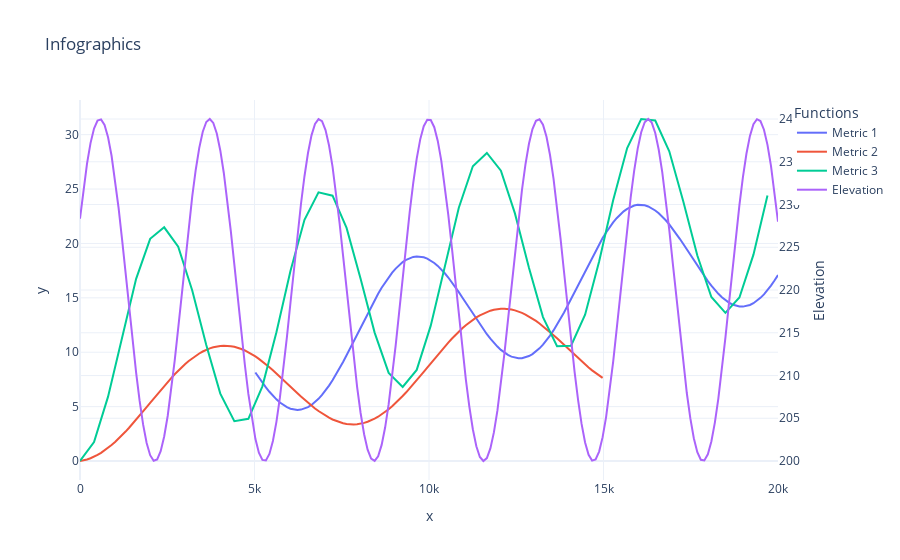

Notebook code for this chart:
### Code cell
import numpy as np

import plotly.graph_objects as go

# Define the x range
x = np.linspace(0, 20000, 200)

elevation_meters = 200 + 20 * (np.sin(2 * (x+1000)/1000 - 3.14 / 2) + 1)

# Generate a list of 10 such metrics using random constants
metrics = []
for i in range(3):
	a = np.random.uniform(0.1, 1.0)  # Random constant for linear term
	b = np.random.uniform(1, 10)      # Random constant for sine amplitude
	c = np.random.uniform(0.5, 2)      # Random constant for sine frequency
	metric = a * x / 1000 + b * (np.sin(c * x / 1000 - 3.14 / 2) + 1)
	if i == 0:
		metric = metric[50:]  # Drop the beginning of the 1st metric
		x_modified = x[50:]  # Adjust x accordingly
		x_indices = np.arange(50, len(x))
	elif i == 1:
		metric = metric[:-50]  # Drop the end of the 2nd metric
		x_modified = x[:-50]  # Adjust x accordingly
		x_indices = np.arange(0, len(x)-50)
	elif i == 2:
		metric = metric[::4]  # Keep every 4th point of the 3rd metric
		x_modified = x[::4]  # Adjust x accordingly
		x_indices = np.arange(0, len(x), 4)
	metrics.append((x_modified, x_indices, metric))

# Create the figure
fig = go.Figure()

# Add traces for each function
for i, (x_modified, x_indices, metric) in enumerate(metrics):
	fig.add_trace(go.Scatter(x=x_modified, y=metric, mode='lines', name=f'Metric {i+1}'))

# Update layout to include a second Y-axis
fig.update_layout(
	yaxis2=dict(
		title="Elevation",
		overlaying="y",
		side="right"
	)
)
# Add a trace for elevation with a separate right Y-axis
fig.add_trace(go.Scatter(x=x, y=elevation_meters, mode='lines', name='Elevation', yaxis='y2'))

# Update layout
fig.update_layout(
	title='Infographics',
	xaxis_title='x',
	yaxis_title='y',
	legend_title='Functions',
	template='plotly_white'
)

# Show the plot
fig.show()

### Figure 1 — Plotly figure (JSON) as saved in the notebook; plotly's stock layout.template omitted (floating-point values rounded to 4 significant figures; data arrays with more than 128 entries replaced by an {"elided": "..."} marker saying what was removed)
{"data": [{"mode": "lines", "name": "Metric 1", "type": "scatter", "x": {"elided": "150 float values"}, "y": {"elided": "150 float values"}}, {"mode": "lines", "name": "Metric 2", "type": "scatter", "x": {"elided": "150 float values"}, "y": {"elided": "150 float values"}}, {"mode": "lines", "name": "Metric 3", "type": "scatter", "x": [0.0, 402.0, 804.0, 1206.0, 1608.0, 2010.0, 2412.0, 2814.0, 3216.0, 3618.0, 4020.0, 4422.0, 4824.0, 5226.0, 5628.0, 6030.0, 6432.0, 6834.0, 7236.0, 7638.0, 8040.0, 8442.0, 8844.0, 9246.0, 9648.0, 10050.0, 10450.0, 10850.0, 11260.0, 11660.0, 12060.0, 12460.0, 12860.0, 13270.0, 13670.0, 14070.0, 14470.0, 14870.0, 15280.0, 15680.0, 16080.0, 16480.0, 16880.0, 17290.0, 17690.0, 18090.0, 18490.0, 18890.0, 19300.0, 19700.0], "y": [3.138e-06, 1.733, 5.917, 11.43, 16.75, 20.43, 21.48, 19.7, 15.67, 10.66, 6.193, 3.659, 3.875, 6.863, 11.84, 17.46, 22.17, 24.69, 24.39, 21.42, 16.75, 11.8, 8.101, 6.806, 8.376, 12.44, 17.91, 23.29, 27.1, 28.32, 26.69, 22.76, 17.77, 13.23, 10.55, 10.6, 13.44, 18.34, 23.96, 28.76, 31.44, 31.3, 28.47, 23.86, 18.89, 15.08, 13.62, 15.03, 18.97, 24.4]}, {"mode": "lines", "name": "Elevation", "type": "scatter", "x": {"elided": "200 float values"}, "y": {"elided": "200 float values"}, "yaxis": "y2"}], "layout": {"legend": {"title": {"text": "Functions"}}, "title": {"text": "Infographics"}, "xaxis": {"title": {"text": "x"}}, "yaxis": {"title": {"text": "y"}}, "yaxis2": {"overlaying": "y", "side": "right", "title": {"text": "Elevation"}}}}
